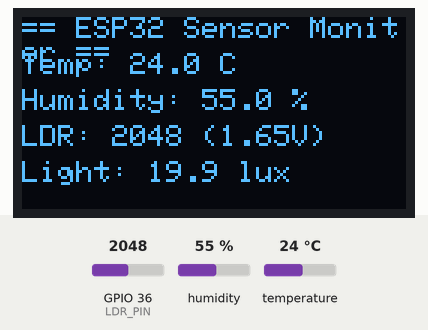
This program was run on a simulated ESP32. Parts: 128×64 one-colour display. The test bench sets the inputs (shaded band); at power-on: humidity 55 %, GPIO 36 (LDR_PIN) = 2048, temperature 24 °C. What the program prints to the serial monitor is not drawn.

Above: at 2.7 s.
2.8 s: humidity set to 22 %
At 4.8 s:
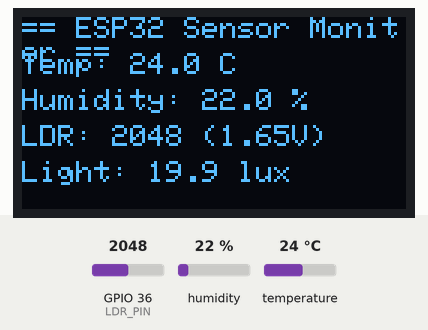
5.5 s: GPIO 36 (LDR_PIN) set to 2866
At 7.0 s:
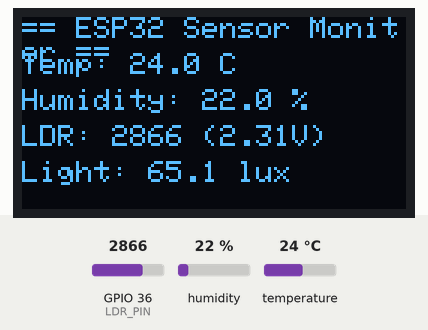
8.2 s: temperature set to 12 °C
At 10.1 s:
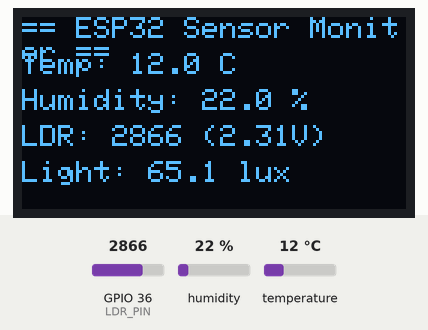
11.3 s: GPIO 36 (LDR_PIN) set to 3603
At 12.3 s:
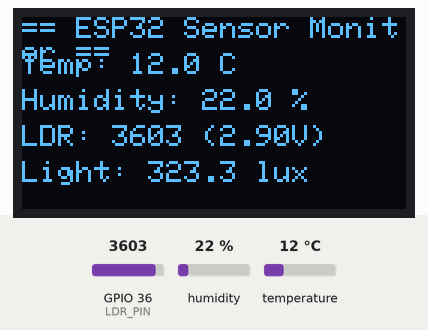
14.0 s: humidity set to 40 %
At 16.7 s:
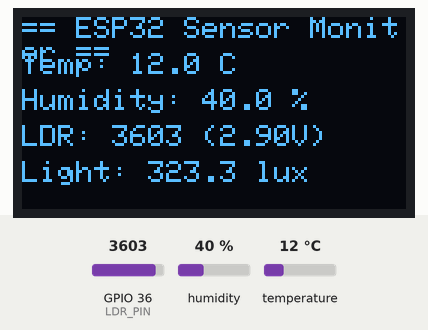
17.4 s: GPIO 36 (LDR_PIN) set to 4095
At 18.9 s:
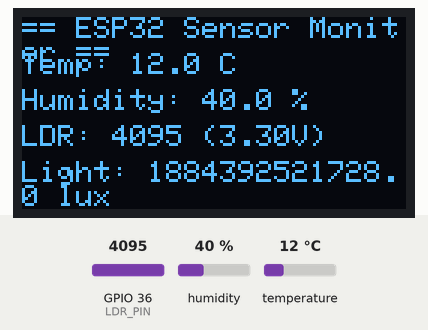
Timing chart, 0 to 20.4 s (numbered marks = the images above; inputs shaded):
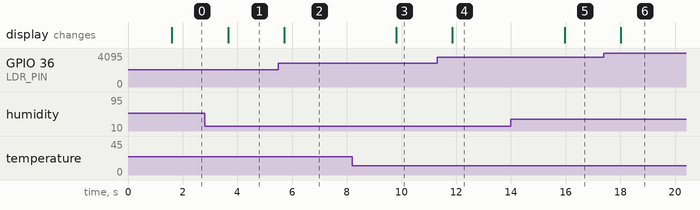

The program:

main.cpp
```cpp
#include <Arduino.h>
#include <Wire.h>
#include <Adafruit_GFX.h>
#include <Adafruit_SSD1306.h>
#include <DHT.h>

// ------------------- Pin Configuration -------------------
#define DHTPIN 14          // DHT22 data pin
#define DHTTYPE DHT11      // DHT sensor type
#define LDR_PIN 36         // LDR analog input pin
#define SDA_PIN 21         // I2C SDA
#define SCL_PIN 22         // I2C SCL

// ------------------- OLED Configuration -------------------
#define SCREEN_WIDTH 128
#define SCREEN_HEIGHT 64
Adafruit_SSD1306 display(SCREEN_WIDTH, SCREEN_HEIGHT, &Wire, -1);

// ------------------- Sensor Objects -------------------
DHT dht(DHTPIN, DHTTYPE);

// ------------------- Setup -------------------
void setup() {
  Serial.begin(115200);
  Serial.println("ESP32 Sensor Monitor Starting...");

  // Initialize I2C on custom pins
  Wire.begin(SDA_PIN, SCL_PIN);

  // Initialize OLED display
  if (!display.begin(SSD1306_SWITCHCAPVCC, 0x3C)) {
    Serial.println("SSD1306 allocation failed!");
    for (;;);
  }
  display.clearDisplay();
  display.setTextColor(SSD1306_WHITE);
  display.setTextSize(1);
  display.setCursor(0, 0);
  display.println("Initializing Sensors...");
  display.display();

  // Initialize DHT sensor
  dht.begin();
  delay(1500);

  Serial.println("Setup complete.");
}

// ------------------- Main Loop -------------------
void loop() {
  // --- Read DHT22 ---
  float temperature = dht.readTemperature();
  float humidity = dht.readHumidity();

  // --- Read LDR ---
  int adcValue = analogRead(LDR_PIN);
  float voltage = (adcValue / 4095.0) * 3.3; // ESP32 ADC 12-bit, 3.3V ref

  // --- Validate DHT Readings ---
  if (isnan(temperature) || isnan(humidity)) {
    Serial.println("Error reading from DHT sensor!");
    display.clearDisplay();
    display.setCursor(0, 0);
    display.println("DHT Error!");
    display.display();
    delay(2000);
    return;
  }

  // --- Calculate LDR Resistance & Light Intensity ---
  float R_fixed = 10000.0; // 10k ohm resistor
  float R_ldr = (3.3 - voltage) * R_fixed / voltage;
  float lux = 500 / pow((R_ldr / 1000), 1.4); // approximate formula

  // --- Print to Serial Monitor ---
  Serial.printf("Temp: %.2f °C | Humidity: %.2f %% | LDR ADC: %d | Voltage: %.2f V | Lux: %.2f\n",
                temperature, humidity, adcValue, voltage, lux);

  // --- Display on OLED ---
  display.clearDisplay();
  display.setTextSize(1);
  display.setCursor(0, 0);
  display.println("== ESP32 Sensor Monitor ==");

  display.setCursor(0, 12);
  display.printf("Temp: %.1f C\n", temperature);

  display.setCursor(0, 24);
  display.printf("Humidity: %.1f %%\n", humidity);

  display.setCursor(0, 36);
  display.printf("LDR: %d (%.2fV)\n", adcValue, voltage);

  display.setCursor(0, 48);
  display.printf("Light: %.1f lux\n", lux);

  display.display();

  delay(2000);
}
```

Measured:
- after the input at 2.8 s, the display: changes after 0.86 s (image 1)
- after the input at 5.5 s, the display: changes after 0.21 s (image 2)
- after the input at 8.2 s, the display: changes after 1.6 s (image 3)
- after the input at 11.3 s, the display: changes after 0.56 s (image 4)
- after the input at 14.0 s, the display: changes after 2.0 s (image 5)
- after the input at 17.4 s, the display: changes after 0.61 s (image 6)
